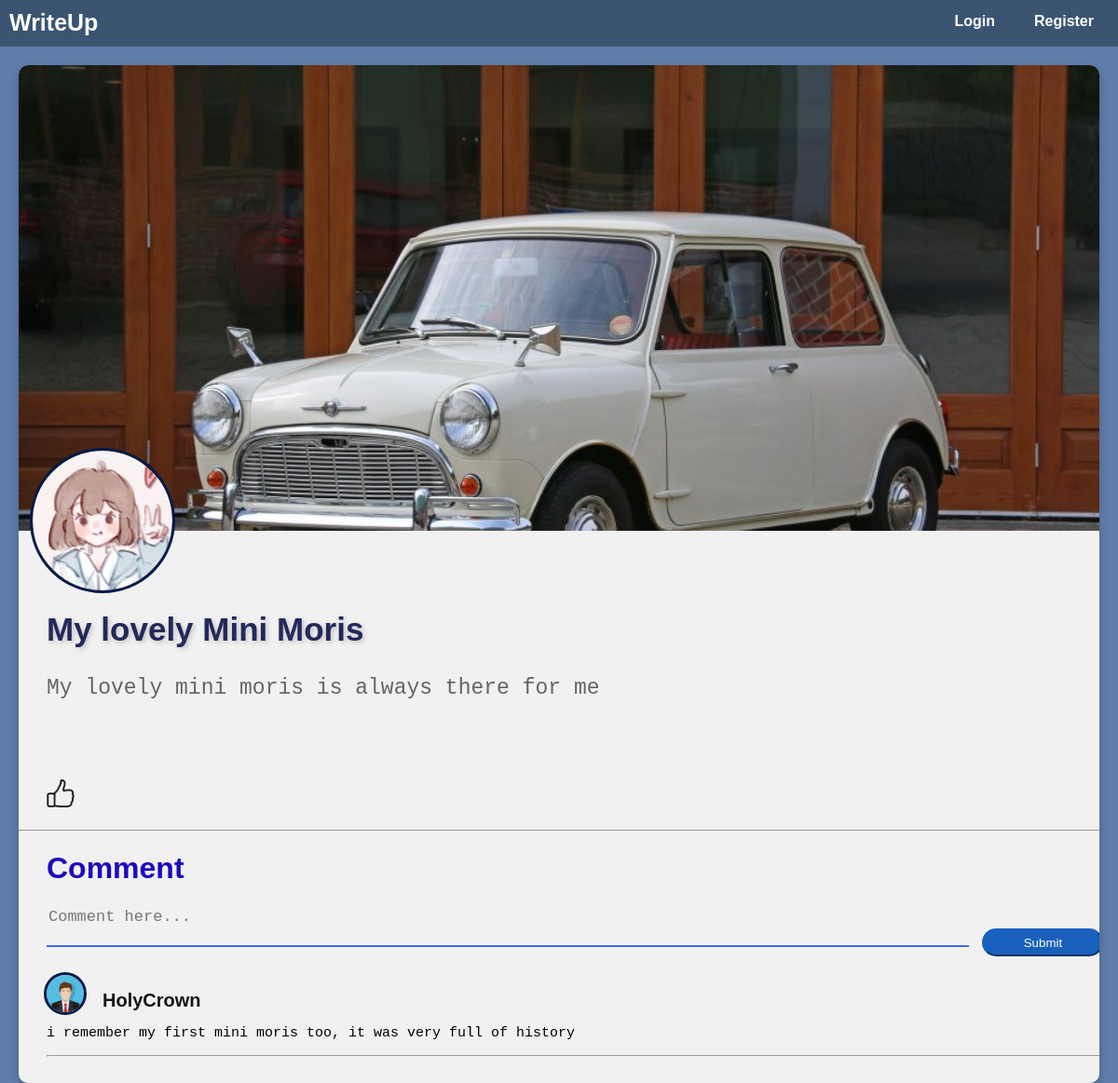
/detail_page.php?id=4, run on the app's committed database.
### tables this page shows
CREATE TABLE `post` (
  `id_post` int(11) NOT NULL,
  `title` varchar(50) NOT NULL,
  `description` text NOT NULL,
  `image` varchar(255) NOT NULL,
  `id_account` int(11) NOT NULL,
  `reader` int(20) DEFAULT NULL,
  `created_at` date NOT NULL DEFAULT current_timestamp()
);

CREATE TABLE `account` (
  `id_account` int(11) NOT NULL,
  `email` varchar(30) NOT NULL,
  `username` varchar(30) NOT NULL,
  `password` varchar(255) NOT NULL,
  `profpict` varchar(255) NOT NULL
);

CREATE TABLE `comment` (
  `id_comment` int(11) NOT NULL,
  `id_account` int(11) NOT NULL,
  `id_post` int(11) NOT NULL,
  `comment` text NOT NULL
);

### detail_page.php (the view, shortened to what this page needs)
<?php
        include "connection/connection.php";
        $query = "SELECT * FROM post as p, account as a WHERE id_post = '$_GET[id]' AND p.id_account = a.id_account";
        $user = mysqli_query($db_connection, $query);
        $data = mysqli_fetch_assoc($user);
?>
<!DOCTYPE html>
<html lang="en">
<head>
    <link rel="stylesheet" href="style.css">
</head>
<body>
    <div class="navbar">
        <div class="left">
            <a href="index.php">WriteUp</a>
        </div>
        <ul>
        <?php if(!isset($_SESSION['login'])){ ?>
            <li><a  onclick="modLog();">Login</a></li>
            <li><a onclick="modReg()">Register</a></li>
        <?php } else{?>
            <li><a href="add-page.php">Post ur writes!</a></li>
            <li><a href="profile.php?id=1">My Account</a></li>
            <li><a href="controller/logout.php">Logout</a></li>
        <?php } ?>
        </ul>
    </div>
    <div class="detail-page">
        <div class="card">
            <div class="img">
                <img src="img/<?= $data['image']?>" alt="">
            </div>
            <div class="profile">
                <a class="prof-link" href='profile.php?id=<?= $data['id_account'] ?>'><img src='img/<?= $data['profpict']?>' alt=""></a>
            </div>
            <div class="title">
                <h3><?= $data['title']?></h3>
            </div>
            <div class="des">
                <pre><?= $data['description']?></pre>
            </div>
            <div class="likes">
                <?php if(!isset($_SESSION['login'])) { ?>
                    <img src="img/like.png" alt="" class="img">
                <?php } ?>
            </div>
            <hr id="hr1">
            <div class="comment-section">
                <h1><b>Comment</b></h1>
                <?php  if(!isset($_SESSION)) {}else {?>
                <form action="controller/create_comment.php" method="POST">
                    <textarea name="comment" placeholder="Comment here..." onkeyup="textAreaAdjust(this)" required></textarea>
                    <input type="submit">
                </form>
                <?php } ?>
                <?php
                $queryC = "SELECT * FROM `comment` as c, post as p, account as a WHERE c.id_post = '$_GET[id]'
                            AND c.id_account = a.id_account
                            AND c.id_post = p.id_post";
                $datac = mysqli_query($db_connection, $queryC);
                foreach ($datac as $komen) :
                ?>
                <div class="comment">
                    <div class="profiles">
                        <div class="profile-pict">
                            <a class="prof-link" href='profile.php?id=<?= $komen['id_account'] ?>'><img src='img/<?= $komen['profpict']?>' alt=""></a>
                        </div>
                        <div class="username">
                            <a href='profile.php?id=<?= $komen['id_account'] ?>'><?= $komen['username'] ?></a>
                        </div>
                    </div>
                    <div class="komentar">
                        <pre><?= $komen['comment'] ?></pre>
                        <hr id="hr2">
                    </div>
                </div>
                <?php
                endforeach
                ?>
            </div>
        </div>
    </div>
</body>
</html>

### style.css (style rules this page uses)
body { padding: 0; margin: 0; font-family: 'Quicksand', sans-serif; background-color: rgb(94, 124, 169); }
.navbar { width: 100%; height: 50px; background-color: rgb(58, 84, 114); margin: 0; position: fixed; top: 0; z-index: 1; }
.navbar .left a { text-decoration: none; color: #fff; font-size: 25px; font-weight: bold; float: left; margin-left: 10px; margin-top: 10px; }
.navbar ul { list-style-type: none; float: right; margin: 0; }
.navbar li { float: left; margin-right: 10px; }
.navbar li a { display: block; color: #fff; text-align: center; padding: 14px 16px; text-decoration: none; font-weight: bold; transition: .3s; }
.detail-page { margin-top: 70px; padding-left: 20px; padding-right: 20px; padding-bottom: 20px; }
.detail-page .card { margin: auto; height: 100%; width: 100%; box-shadow: 0 4px 8px 0 rgba(0, 0, 0, 0.2); background-color: #f1f1f1; border-radius: 10px; overflow: hidden; padding-bottom: 20px; }
.detail-page .card .img { overflow-y: hidden; }
.detail-page .img img { width: 100%; height: 500px; object-position: 0px -90px; object-fit: cover; }
.detail-page .profile { width: 150px; height: 150px; border-radius: 50%; overflow: hidden; margin-top: -90px; margin-left: 15px; outline: 3px solid rgb(4, 26, 72); background-color: #000; }
.detail-page .profile img { width: 100%; height: 100%; transition: .5s; }
.detail-page .title { width: 100%; margin-left: 30px; margin-top: -13px; }
.detail-page .title h3 { color: rgb(35, 41, 90); text-shadow: 2px 2px 5px rgba(128, 128, 128, 0.418); font-size: 35px; }
.detail-page .des { max-width: 100%; height: auto; margin-left: 30px; margin-top: -20px; }
.detail-page .des pre { max-width: 97%; font-size: 23px; white-space: pre-wrap; white-space: -moz-pre-wrap; white-space: -pre-wrap; white-space: -o-pre-wrap; word-wrap: break-word; color: rgb(100, 100, 100); transition: .3s ease-in-out; transform: translateY(15px); }
.detail-page #hr1 { margin-top: 20px; }
.detail-page .comment-section { padding-left: 30px; width: 100%; }
.comment-section h1 { color: #1c06c2; }
.comment-section textarea { width: 85%; outline: 0; border-width: 0 0 2px; border-color: rgb(63, 108, 255); font-size: 17px; background-color: rgba(255, 255, 255, 0); color: rgb(28, 26, 26); resize: none; }
.comment-section input[type=submit] { margin-left: 10px; width: 130px; height: 30px; border-radius: 20px; border-color: rgb(25, 96, 189); background-color: rgb(25, 96, 189); color: #fff; transition: .3s; }
.comment-section .comment { margin-top: 20px; }
.comment .profile-pict { width: 40px; height: 40px; border-radius: 50%; overflow: hidden; outline: 3px solid rgb(4, 26, 72); }
.comment .profile-pict a img { width: 100%; height: 100%; object-fit: cover; }
.comment .username { margin-left: 60px; margin-top: -24px; }
.comment .username a { text-decoration: none; font-size: 20px; color: rgb(22, 22, 22); font-weight: 900; }
.comment .komentar { max-width: 100%; height: auto; }
.komentar pre { max-width: 90%; font-size: 15px; white-space: pre-wrap; white-space: -moz-pre-wrap; white-space: -pre-wrap; white-space: -o-pre-wrap; word-wrap: break-word; }
.likes { margin-top: 100px; margin-left: 30px; }
.likes .img { width: 30px; }

### data on the page
post: image (picture), id_account.profpict (picture), title "My lovely Mini Moris", description "My lovely mini moris is always there for me"
comment: id_account.profpict (picture), id_account.username "HolyCrown", comment "i remember my first mini moris too, it was very full of history"
